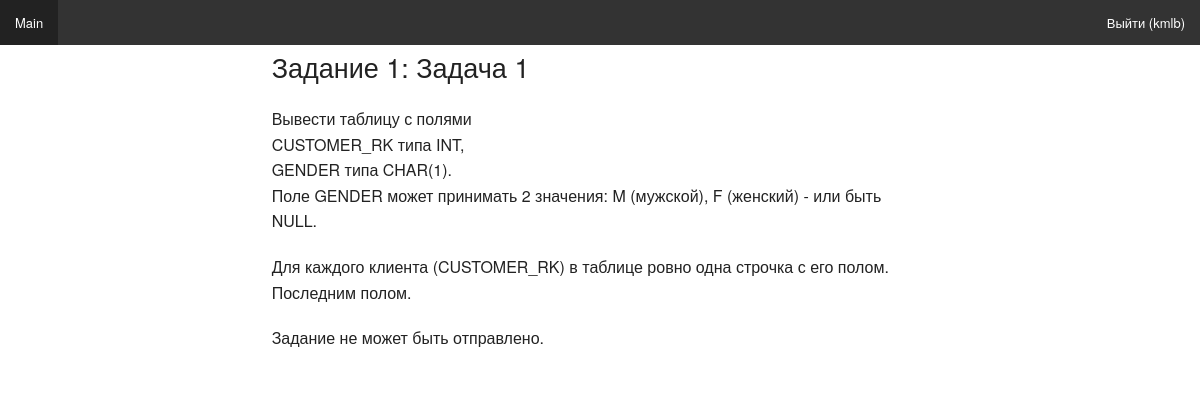
Screenshot of /task_details/6/ (signed in) with the database file from the repository.
### contest/models.py (models this page shows, shortened)
class Task(models.Model):
    title = models.CharField(verbose_name=u'Название', max_length=200)
    formulation = models.TextField(verbose_name=u'Формулировка')
    module_task_set = models.ForeignKey(verbose_name=u'Задание', to=ModuleTaskSet)
    class Meta:
        ordering = ('title',)
        verbose_name = u'Задача'
        verbose_name_plural = u'Задача'
    def __unicode__(self):
        return self.module_task_set.title + ": " +  self.title

class ModuleTaskSet(models.Model):
    title = models.CharField(verbose_name=u'Название', max_length=200)
    order_in_course = models.IntegerField(verbose_name=u'Номер задания')
    class Meta:
        ordering = ('order_in_course',)
        verbose_name = u'Задание'
        verbose_name_plural = u'Задания'

### contest/views.py (the view)
# urls.py: url(r'^task_details/(?P<task_id>\d+)/$', views.task_details, name='task_details'),
@login_required(login_url='/auth/login')
def task_details(request, task_id):
    try:
        task = Task.objects.get(id = task_id)
    except Task.DoesNotExist:
        raise Http404
    curr_user = auth.get_user(request)
    try:
        student = Students_profile.objects.get(system_user=curr_user)
    except Students_profile.DoesNotExist:
        raise Http404
    try:
        d_line1 = Task_deadline_first.objects.get(group = student.student_group, task = task.module_task_set)
    except Task_deadline_first.DoesNotExist:
        return render(request, 'contest/task_details.html', {'task': task, 'form': None,'post':False,
                                                             'username': auth.get_user(request).username, })
    try:
        d_line2 = Task_deadline_last.objects.get(group = student.student_group, task = task.module_task_set)
    except Task_deadline_last.DoesNotExist:
        return render(request, 'contest/task_details.html', {'task': task, 'form': None,'post':False,
                                                             'username': auth.get_user(request).username, })
    if request.method == "POST":
        form = SubmissionForm(request.POST)
        if (not Task_submission.objects.filter(student=student, task=task).exists() and timezone.now() < d_line1.deadline)\
        or timezone.now() > d_line2.deadline:
            if form.is_valid():
                post = form.save(commit=False)
                post.task = task
                post.subm_time = timezone.now()
                post.student = student
                post.save()
    else:
        form = SubmissionForm()
    if (not Task_submission.objects.filter(student=student, task=task).exists() and timezone.now() < d_line1.deadline)\
        or timezone.now() > d_line2.deadline:
        return render(request, 'contest/task_details.html', {'task':task, 'form':form,
                                                       'username': auth.get_user(request).username,})
    else:
        return render(request, 'contest/task_details.html', {'task': task, 'form': None,'post':request.method == "POST",
                                                             'username': auth.get_user(request).username, })

### contest/templates/contest/task_details.html
{% extends 'contest/main.html' %}
{% block content %}
<div class="row">
    <div class="large-offset-2 large-8 columns end">
        <h3>{{task}}</h3>
        <p>{{task.formulation |linebreaks }}</p>
        {% if  form %}
        <form method="POST" class="post-form">
            {{ form.as_p }}
        <input type="submit" class="button" value="Сохранить решение">
        </form>
        {% else %}
            {% if  post %}
            <p>Задание успешно отправлено.</p>
            {% else %}
            <p>Задание не может быть отправлено.</p>
            {% endif %}
        {% endif %}
    </div >
</div >
{% endblock %}

### contest/templates/contest/main.html (shortened to what this page needs)
{% load staticfiles %}
<html>
<head>
    <link rel="stylesheet" type="text/css" href="{% static "static/css/foundation.css" %}">
</head>
<body>
<div class="top-bar">
    <section class="top-bar-section">
        <ul class="right">
            {% if username %}
                <li><a href="/auth/logout/">Выйти ({{ username }})</a></li>
            {% else %}
                <li><a href="/auth/login/">Войти</a></li>
            {% endif %}
        </ul>
        <ul class="left">
            <li><a href="/home">Main </a></li>
        </ul>
    </section>
</div>
<div class="row">
{% block content %}{% endblock %}
</div>
</body>
</html>

### rows the page displays
Task: module_task_set+title "Задание 1: Задача 1", formulation "Вывести таблицу с полями CUSTOMER_RK типа INT, GENDER типа CHAR(1). Поле GENDER может принимать 2 значения: M (мужской), F (женский) - или быть NULL. Для каждого клиента (CUSTOMER_RK) в таблице ровно одна строчка с его полом. Последним полом."

### other values shown
{{ username }} "kmlb"
